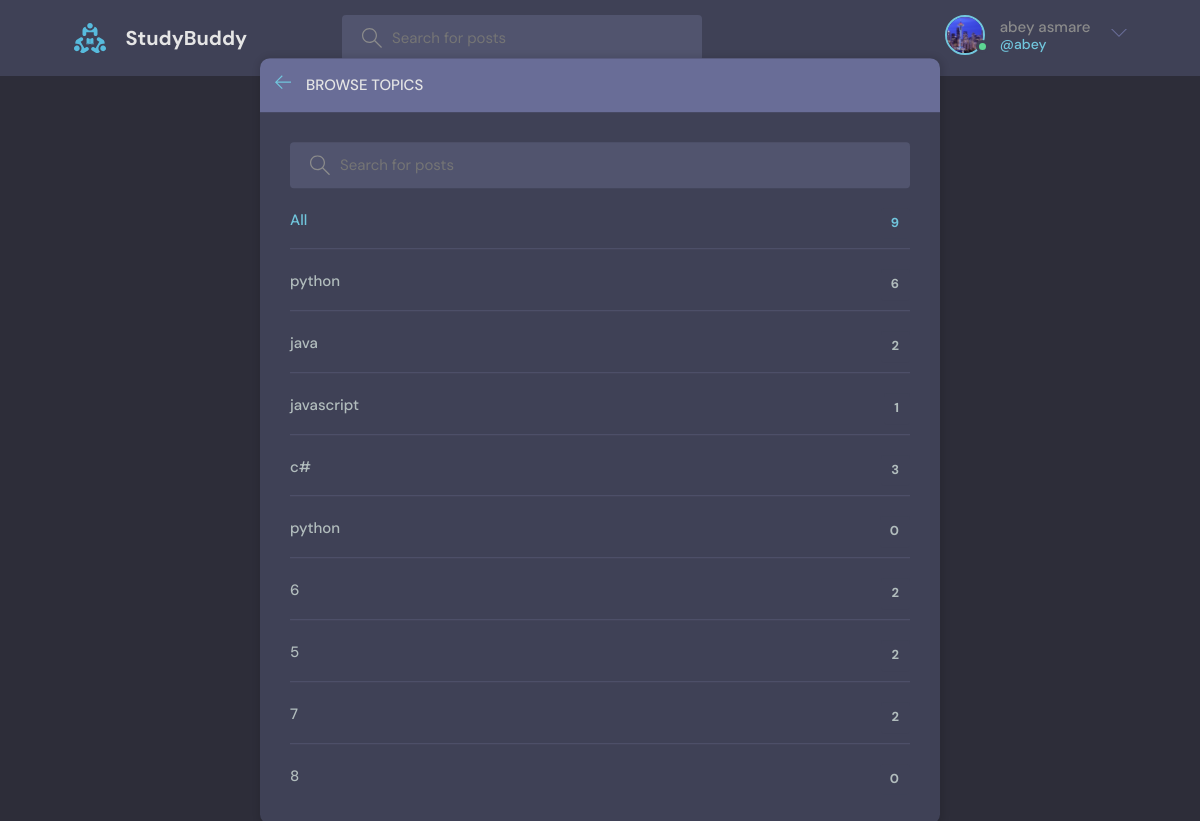
Screenshot of /room/browse-topics/ (signed in) with the database file from the repository.
### home/models.py (models this page shows, shortened)
class UserProfile(models.Model):
    user = models.OneToOneField(User, on_delete=models.CASCADE)
    avatar = models.ImageField(upload_to='profile_images', blank=True, default='default.jpg')
    about = models.TextField(max_length=700, default="")

class Topic(models.Model):
    name = models.CharField(max_length=200)

### home/views.py (the view)
# urls.py: path('room/browse-topics/', views.BrowseTopics.as_view(), name='browse_topics'),
class BrowseTopics(LoginRequiredMixin, View):
    model = Topic
    template_name = 'home/topics.html'
    def get(self, request):
        q = escape(unquote(self.request.GET.get('q'))) if request.GET.get('q') else ''
        context = {'topic_list': self.model.objects.filter(Q(name__icontains=q))}
        return render(request, self.template_name, context)

### home/templates/home/topics.html (shortened to what this page needs)
{% extends 'home/base.html' %}
{% block content %}
    <main class="create-room layout">
      <div class="container">
        <div class="layout__box">
          <div class="layout__boxHeader">
            <div class="layout__boxTitle">
              <a href="index.html">
                <svg version="1.1" xmlns="http://www.w3.org/2000/svg" width="32" height="32" viewBox="0 0 32 32">
                  <title>arrow-left</title>
                  <path
                    d="M13.723 2.286l-13.723 13.714 13.719 13.714 1.616-1.611-10.96-10.96h27.625v-2.286h-27.625l10.965-10.965-1.616-1.607z"
                  ></path>
                </svg>
              </a>
              <h3>Browse Topics</h3>
            </div>
          </div>
          <div class="topics-page layout__body">
            <form class="header__search" method="get">
              <label>
                <input placeholder="Search for posts" name="q" />
              </label>
            </form>
            {% if topic_list %}
            <ul class="topics__list">
              <li>
                <a href="{% url 'study:home' %} " class="active">All <span>{{ topic_list.count }}</span></a>
              </li>
              {% for topic in topic_list %}
              <li>
                <a href="{% url 'study:home' %}?q={{ topic.name|urlencode  }}">{{ topic.name }} <span>{{ topic.room_set.count }}</span></a>
              </li>
              {% endfor %}
            </ul>
            {% endif %}
          </div>
        </div>
      </div>
    </main>
{% endblock content %}

### home/templates/home/base.html (shortened to what this page needs)
{% load static %}
<!DOCTYPE html>
<html lang="en">
  <head>
    <link rel="stylesheet" href="{% static 'home/css/styles.css' %}" />
  </head>
  <body>
    <header class="header header--loggedIn">
      <div class="container">
        <a href="/" class="header__logo">
          <img src="{% static 'home/assets/logo.svg' %}" />
          <h1>StudyBuddy</h1>
        </a>
        <form class="header__search" method="get">
          <label>
            {% url 'study:home' as path %}
            {% if request.path == path %}
            <input placeholder="Search for rooms..." name="q" />
            {% else %}
            <input placeholder="Search for posts" name="q"/>
            {% endif %}
          </label>
        </form>
        <nav class="header__menu">
          {% if not user.is_authenticated %}
          <a href="/login.html">
            <img src="{% static 'home/assets/avatar.svg' %}" />
            <p>Login</p>
          </a>
          {% else %}
          <div class="header__user">
            <a href="{% url 'study:profile' user.id %}">
              <div class="avatar avatar--medium active">
                <img src="{{  user.userprofile.avatar.url }}" />
              </div>
              <p>{{ user.first_name}} {{ user.last_name }}  <span>@{{ user.username }}</span></p>
            </a>
            <button class="dropdown-button">
              <svg version="1.1" xmlns="http://www.w3.org/2000/svg" width="32" height="32" viewBox="0 0 32 32">
                <title>chevron-down</title>
                <path d="M16 21l-13-13h-3l16 16 16-16h-3l-13 13z"></path>
              </svg>
            </button>
          </div>
          {% endif %}
        </nav>
      </div>
    </header>
  {% block content %} {% endblock content %}
  </body>
</html>

### home/static/home/css/styles.css (style rules this page uses)
:root { --color-main: #71c6dd; --color-main-light: #e1f6fb; --color-dark: #3f4156; --color-dark-medium: #51546e; --color-dark-light: #696d97; --color-light: #e5e5e5; --color-gray: #8b8b8b; --color-light-gray: #b2bdbd; --color-bg: #2d2d39; --color-success: #5dd693; --color-error: #fc4b0b; }
* { font-family: "DM Sans", -apple-system, BlinkMacSystemFont, "Segoe UI", Roboto, Oxygen, Ubuntu, Cantarell, "Open Sans", "Helvetica Neue", sans-serif; margin: 0; padding: 0; box-sizing: border-box; text-rendering: optimizeLegibility; font-size: inherit; }
html { font-size: 56.25%; }
@media only screen and (min-width: 1200px) { html { font-size: 62.5%; } }
body { line-height: 1.6; font-weight: 400; font-size: 1.5rem; color: var(--color-light-gray); background-color: var(--color-bg); min-height: 100vh; }
img { width: 100%; }
a { display: inline-block; color: var(--color-main); text-decoration: none; }
.container { max-width: 120rem; width: 90%; margin: auto; }
.avatar { position: relative; display: inline-block; border-radius: 50%; border: 2px solid var(--color-main); }
.avatar img { display: block; border-radius: 50%; object-fit: cover; object-position: center; }
.avatar::after { content: ""; display: block; position: absolute; background-color: var(--color-gray); z-index: 111; border-radius: 50%; border: 0.3rem solid var(--color-dark); }
.avatar.active::after { background-color: var(--color-success); }
.avatar.avatar--medium img { width: 3.6rem; height: 3.6rem; border-radius: 50%; }
.avatar.avatar--medium:after { width: 0.7rem; height: 0.7rem; bottom: 0px; right: -6px; }
.header { padding: 1.5rem; background-color: var(--color-dark); }
.header > .container { display: flex; gap: 9.5rem; }
.header__logo, .header__user { display: flex; gap: 2rem; align-items: center; }
.header__logo > img { height: 3.2rem; width: 3.2rem; }
.header__logo > h1 { font-weight: 700; font-size: 2rem; color: var(--color-light); }
.header__search > label { background-color: var(--color-dark-medium); padding: 1.3rem 1rem; display: flex; align-items: center; gap: 1rem; border-radius: 4px; }
.header__search svg { fill: var(--color-gray); width: 2rem; height: 2rem; margin-left: 1rem; }
.header__search input { width: 30rem; background: transparent; border: none; outline: none; color: var(--color-light); }
.header__menu { margin-left: auto; position: relative; }
.header__menu a { display: flex; gap: 1.5rem; align-items: center; font-weight: 500; text-decoration: none; color: var(--color-gray); }
.header__menu img { height: 3.6rem; }
.header__menu p { line-height: 1.2; }
.header__menu span { color: var(--color-main); font-weight: 500; font-size: 1.4rem; display: block; }
.header__menu svg { width: 1.6rem; height: 1.6rem; fill: var(--color-dark-light); }
.dropdown-button { background: transparent; border: 0; outline: 0; cursor: pointer; }
.layout { margin-top: 2.4rem; }
.layout > .container { display: flex; justify-content: space-between; align-items: flex-start; }
.layout__box { width: 90%; max-width: 48rem; min-height: 40rem; position: absolute; top: 50%; left: 50%; transform: translate(-50%, -46%); background-color: var(--color-dark); border-radius: 1rem; box-shadow: 1px 1px 6px 3px rgba(0, 0, 0, 0.1); overflow: hidden; }
.layout__boxHeader { display: flex; padding: 1.5rem; background-color: var(--color-dark-light); }
.layout__boxTitle { display: flex; gap: 1.5rem; align-items: center; }
.layout__boxTitle h3 { text-transform: uppercase; font-weight: 500; color: var(--color-light); }
.layout__boxTitle svg { width: 1.6rem; height: 1.6rem; fill: var(--color-main); }
.layout__body { margin: 3rem; }
.topics__list { list-style: none; }
.topics__list li a { display: flex; justify-content: space-between; margin-bottom: 3rem; font-weight: 500; color: var(--color-light-gray); transition: all 0.3s ease-in-out; }
.topics__list li a.active, .topics__list li a:hover { color: var(--color-main); }
.topics__list li a span { padding: 0.5rem 1rem; background-color: var(--color-dark); border-radius: 3px; font-size: 1.3rem; font-weight: 700; letter-spacing: 1px; }
.topics-page .topics__list li:not(:last-child) a { margin: 2rem 0; padding-bottom: 1rem; text-decoration: none; border-bottom: 1px solid var(--color-dark-medium); }
.topics-page .header__search { display: block; }
.create-room.layout .layout__box { max-width: 68rem; }

### rows the page displays
Topic: name "python", room_set.count "6"
Topic: name "java", room_set.count "2"
Topic: name "javascript", room_set.count "1"
Topic: name "c#", room_set.count "3"
Topic: name "python", room_set.count "0"
Topic: name "6", room_set.count "2"
Topic: name "5", room_set.count "2"
Topic: name "7", room_set.count "2"
Topic: name "8", room_set.count "0"

### other values shown
{{ user.first_name }} "abey"
{{ user.last_name }} "asmare"
{{ user.username }} "abey"
{{ topic_list.count }} "9"
